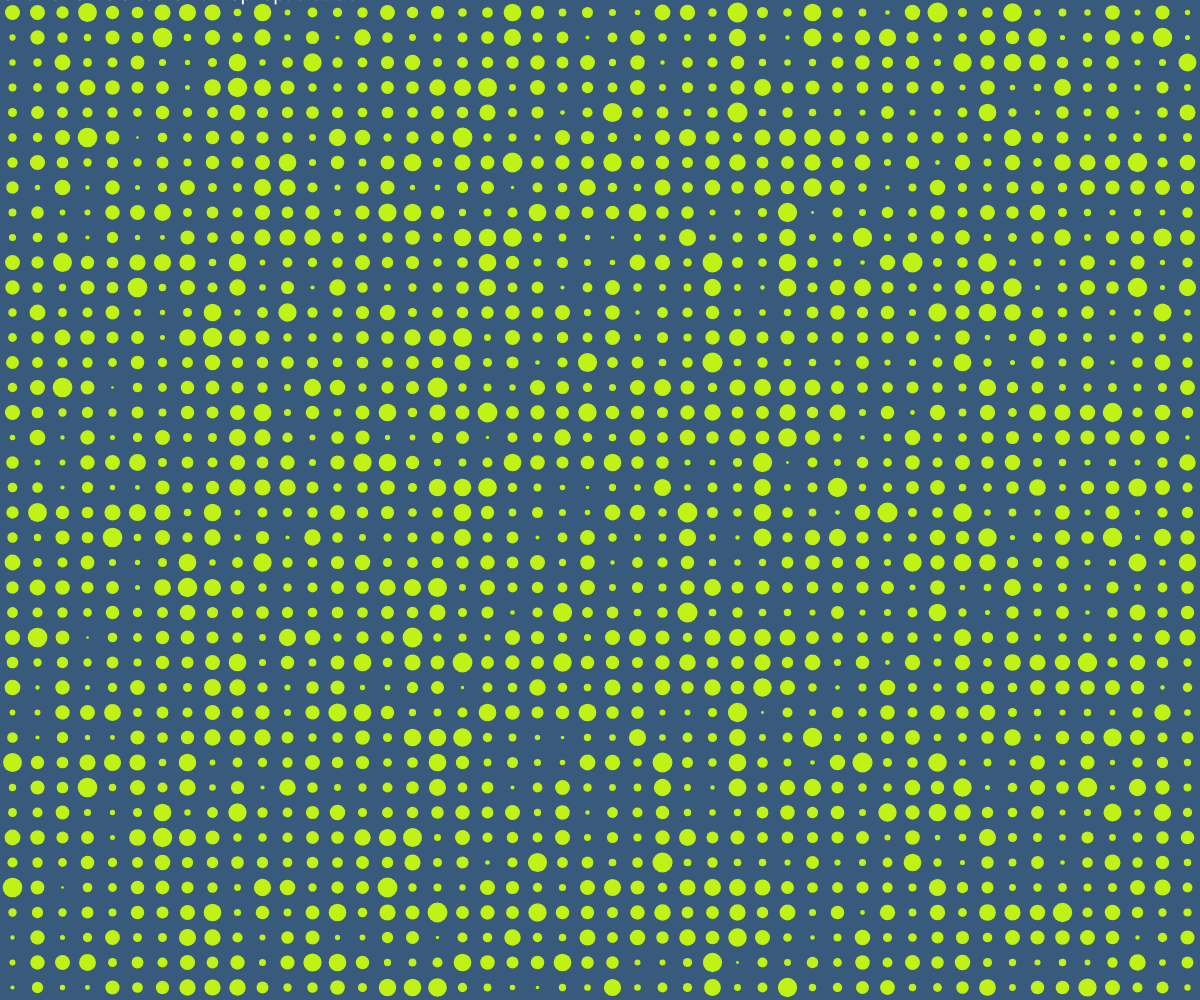
Frame 1 (no input)
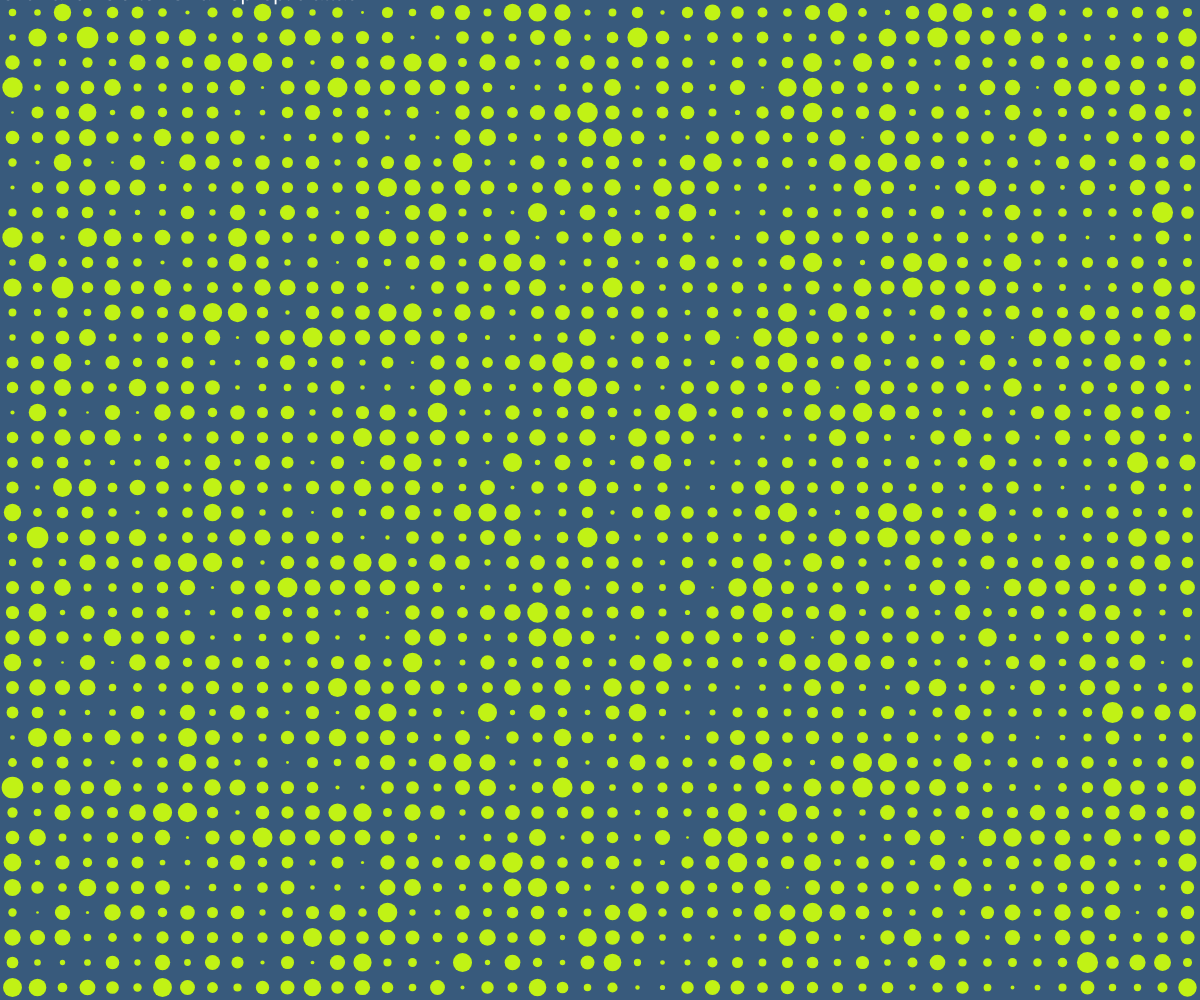
Frame 60 (no input)
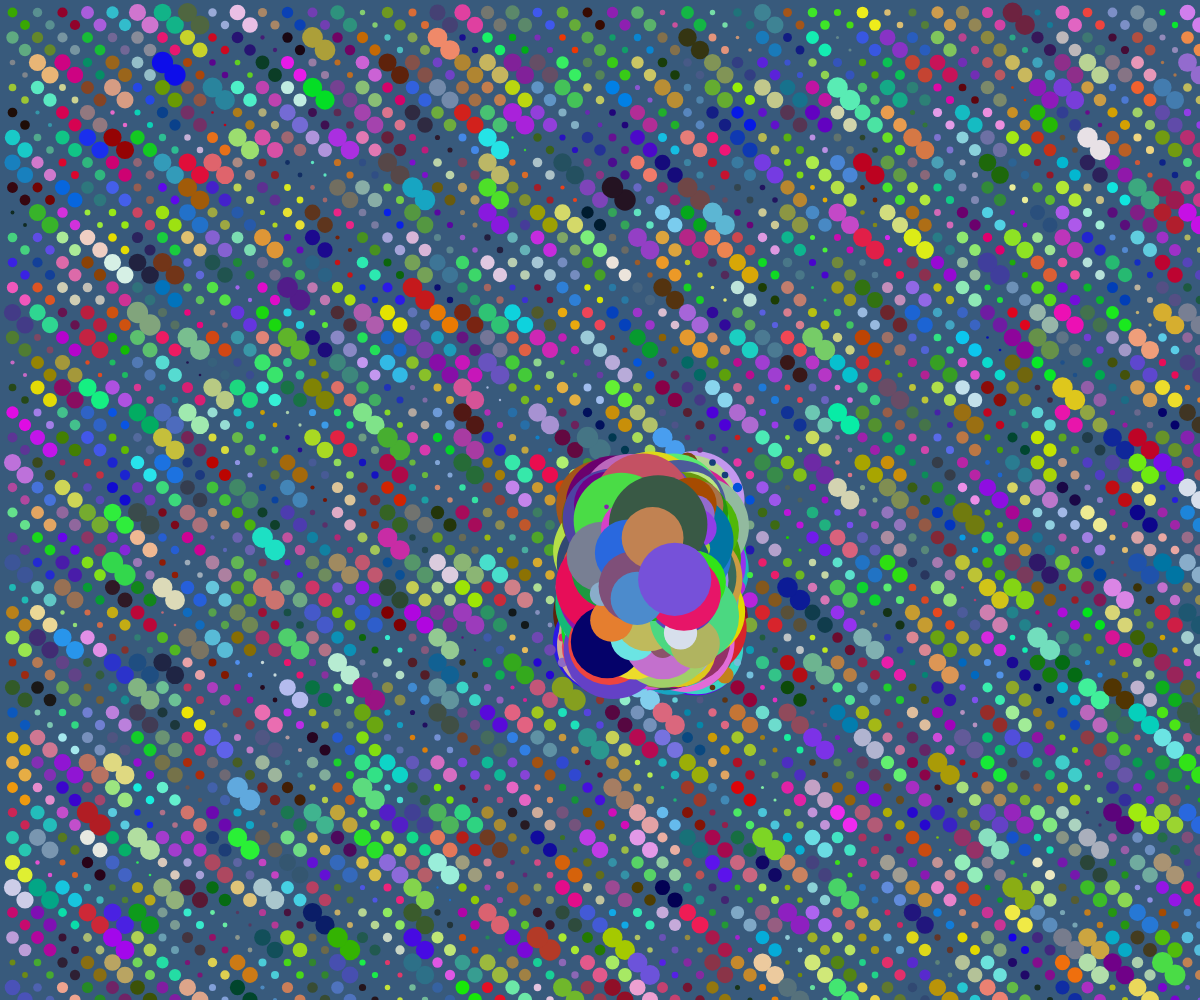
Frame 120 (the mouse pressed at the canvas centre since frame 60)

The p5.js sketch that drew these frames (run headless with seeded random() and noise() and a simulated clock; from frame 60 on, the mouse is pressed at the canvas centre):

// p5.js sketch
// ── sketch.js
function preload() {

}

function setup() {
  createCanvas(windowWidth, windowHeight);
}

function draw() {
  console.log();
  background("#385a7c");
  fill("#c1f215");

  noStroke()
  var x = 25;
  var tt = 'Click and hold to risk an epileptic attack'

  for (var i = 0; i < width / x; i++) {
    for (var j = 0; j < height / x; j++) {
      var y = frameCount / 10 + j * 100 + i * 1000; //+ j*1000 + i*1000
      if (mouseIsPressed) {
        tt = ''
        fill(random() * 240, random() * 240, random() * 240);
        ellipse(x + i * x, x + j * x, x * noise(y), x * noise(y));
        ellipse(mouseX + random() * 100, mouseY + random() * 150, random() * 100);
      }
      ellipse(x / 2 + i * x, x / 2 + j * x, x * noise(y), x * noise(y));
    }
  }

  textSize(21);
	fill("white")
  text(tt, mouseX, mouseY);




}
